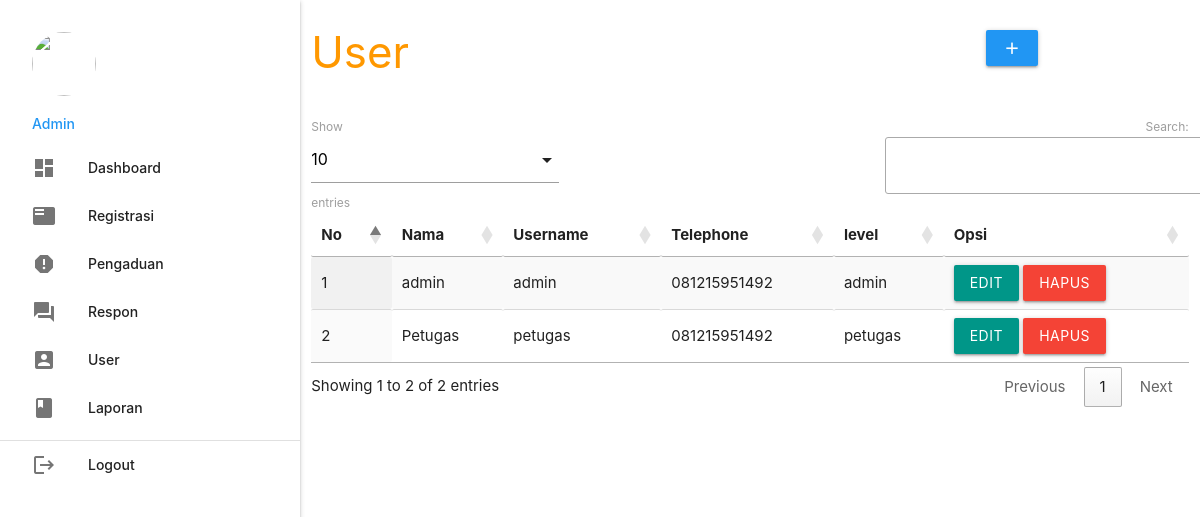
Page /admin/index.php?p=user (signed in) on the committed database.
### tables this page shows
CREATE TABLE `petugas` (
  `id_petugas` int(5) NOT NULL,
  `nama_petugas` varchar(30) NOT NULL,
  `username` varchar(30) NOT NULL,
  `password` varchar(255) NOT NULL,
  `telp_petugas` varchar(13) NOT NULL,
  `level` enum('admin','petugas') NOT NULL
);

### admin/user.php (the view, shortened to what this page needs)
       <div class="row">
         <div class="col s12 m9">
           <h3 class="orange-text">User</h3>
         </div>
         <div class="col s12 m3">
           <div class="section"></div>
           <a class="waves-effect waves-light btn modal-trigger blue" href="#modal1"><i class="material-icons">add</i></a>
         </div>
       </div>
       <table id="example" class="display responsive-table" style="width:100%">
         <thead>
             <tr>
			<th>No</th>
			<th>Nama</th>
			<th>Username</th>
			<th>Telephone</th>
			<th>level</th>
			<th>Opsi</th>
             </tr>
         </thead>
         <tbody>
<?php
	$no=1;
	$tampil = mysqli_query($koneksi,"SELECT * FROM petugas ORDER BY nama_petugas ASC");
	while ($r=mysqli_fetch_assoc($tampil)) { ?>
	<tr>
		<td><?php echo $no++; ?></td>
		<td><?php echo $r['nama_petugas']; ?></td>
		<td><?php echo $r['username']; ?></td>
		<td><?php echo $r['telp_petugas']; ?></td>
		<td><?php echo $r['level']; ?></td>
		<td><a class="btn teal modal-trigger" href="#user_edit<?php echo $r['id_petugas'] ?>">Edit</a> <a class="red btn" onclick="return confirm('Anda Yakin Ingin Menghapus Y/N')" href="index.php?p=user_hapus&id_petugas=<?php echo $r['id_petugas'] ?>">Hapus</a></td>
	</tr>
           <?php  }
            ?>
         </tbody>
       </table>

### rows in the picture
petugas: nama_petugas "admin", username "admin", telp_petugas "081215951492", level "admin"
petugas: nama_petugas "Petugas", username "petugas", telp_petugas "081215951492", level "petugas"

### other values in the picture
$_SESSION['data']['nama_petugas'] "Admin"
